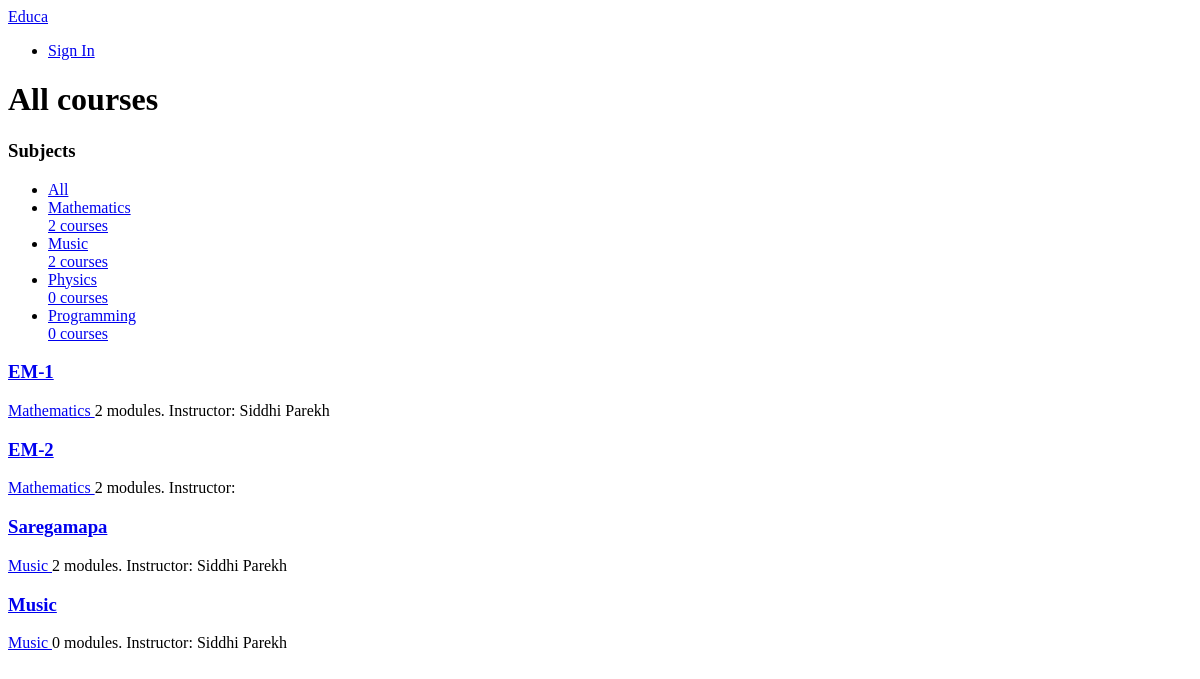
/, run on an earlier commit of the app's database.
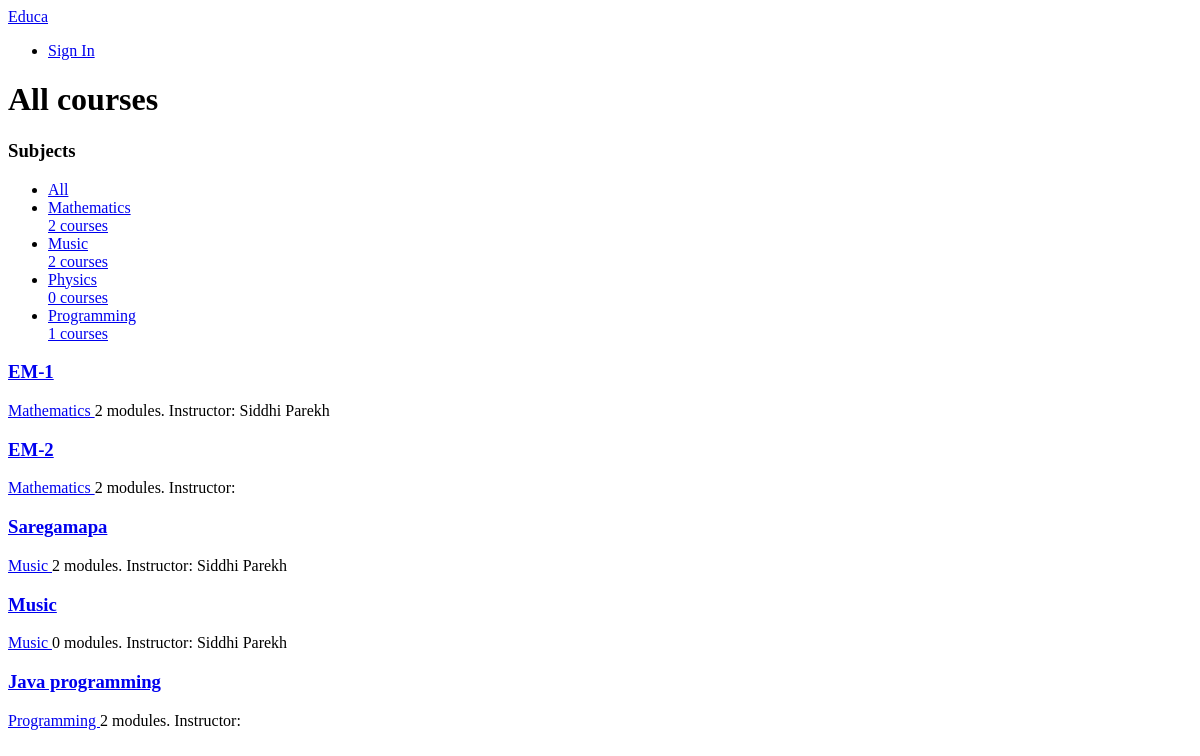
And on a later commit of the database.
### courses/models.py (models this page shows, shortened)
class Subject(models.Model):
    title = models.CharField(max_length=200)
    slug = models.SlugField(max_length=200, unique=True)
    class Meta:
        ordering = ['title']
    def __str__(self):
        return self.title

class Course(models.Model):
    owner = models.ForeignKey(User, related_name = 'courses_created', on_delete=models.CASCADE)
    subject = models.ForeignKey(Subject, related_name = 'courses', on_delete=models.CASCADE)
    title = models.CharField(max_length=200)
    slug = models.SlugField(max_length=200, unique=True)
    overview = models.TextField()
    created = models.DateTimeField(auto_now_add=True)
    students = models.ManyToManyField(User, related_name = 'course_joined', blank=True)
    class Meta:
        ordering = ['-created']

### courses/views.py (the view)
# urls.py: path('', CourseListView.as_view(), name='course_list'),
class CourseListView(TemplateResponseMixin, View):
    model = Course
    template_name = 'courses/course/list.html'
    def get(self, request, subject=None):
        subjects = cache.get('all_subjects')
        if not subjects:
            subjects = Subject.objects.annotate(total_courses=Count('courses'))
            cache.set('all_subjects', subjects)
        all_courses = Course.objects.annotate(total_modules=Count('modules'))
        if subject:
            subject = get_object_or_404(Subject, slug=subject)
            key = 'subject_{}_courses'.format(subject.id)
            courses = cache.get(key)
            if not courses:
                courses = all_courses.filter(subject = subject)
                cache.set(key, courses)
        else:
            courses = cache.get('all_courses')
            if not courses:
                courses = all_courses
                cache.set('all_courses', courses)
        return self.render_to_response({'subjects': subjects, 'subject': subject, 'courses': courses})

### courses/templates/courses/course/list.html (shortened to what this page needs)
{% extends "base.html" %}
{% block content %}
    <h1>
        {% if subject %}
            {{subject.title}} courses
        {% else %}
            All courses
        {% endif %}
    </h1>
    <div class="contents">
        <h3>Subjects</h3>
        <ul id="module">
            <li {% if not subject %} class="selected" {% endif %}>
                <a href="{% url 'course_list' %}">All</a>
            </li>
            {% for s in subjects %}
                <li {% if subject == s %} class="selected" {% endif %}>
                    <a href="{% url 'course_list_subject' s.slug %}">
                        {{s.title}}
                        <br>
                        <span>{{s.total_courses}} courses</span>
                    </a>
                </li>
            {% endfor %}
        </ul>
    </div>
    <div class="module">
        {% for course in courses %}
            {% with subject=course.subject %}
                <h3>
                    <a href="{% url 'course_detail' course.slug %}">
                        {{course.title}}
                    </a>
                </h3>
                <p>
                    <a href="{% url 'course_list_subject' subject.slug %}">
                        {{subject}}
                    </a>
                    {{course.total_modules}} modules.
                    Instructor: {{course.owner.get_full_name}}
                </p>
            {% endwith %}
        {% endfor %}
    </div>
{% endblock %}

### courses/templates/base.html (shortened to what this page needs)
{% load static %}
<!DOCTYPE html>
<html>
    <head>
    </head>
    <body>
        <div id="header">
            <a href="/" class="logo">Educa</a>
            <ul class="menu">
                {% if request.user.is_authenticated %}
                    <li><a href="{% url 'logout' %}">Sign Out</a></li>
                {% else %}
                    <li><a href="{% url 'login' %}">Sign In</a></li>
                {% endif %}
            </ul>
        </div>
        <div id="content">
            {% block content %}
            {% endblock %}
        </div>
    </body>
</html>

What changed in the data, as far as the page shows it:
computed for Subject "Programming": total_courses "0" → "1"
added Course: title "Java programming", subject "Programming", total_modules "2"
